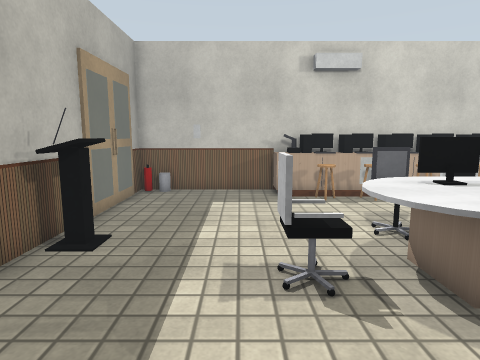
View 1 (above)

15 first-person views from a walk through a Gazebo world. The camera is 1.2 m above the floor, tilts 8° down and sees 75° across. The floor is counted in squares, 0.5 m on a side. Each view is taken from the middle of a square. On the plan, view 1 faces up. The plan holds only what a view shows up to about 19 squares ahead; the rest is blank. Some surface patterns are stand-ins.

View 2
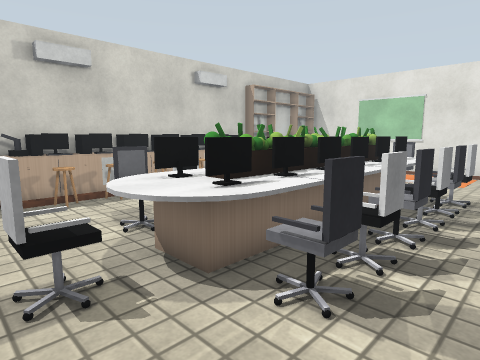

View 3
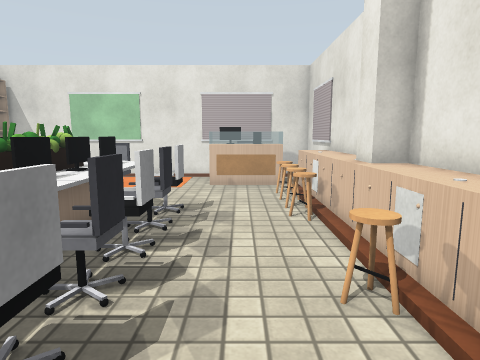

View 4
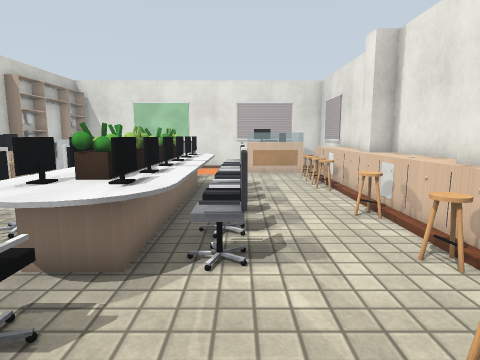

View 5
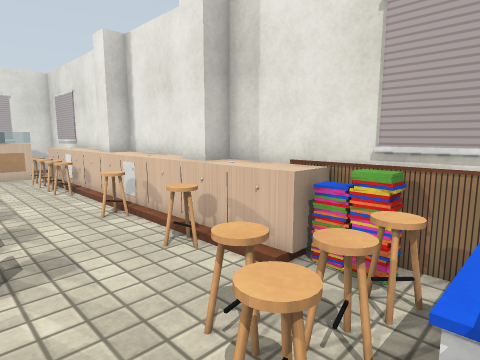

View 6
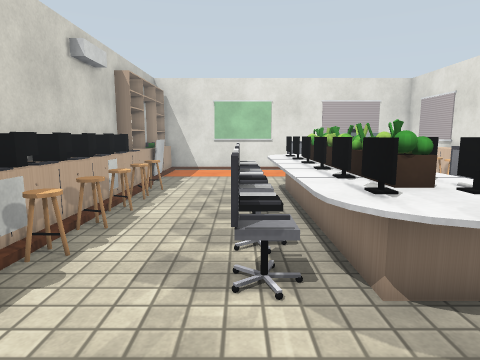

View 7
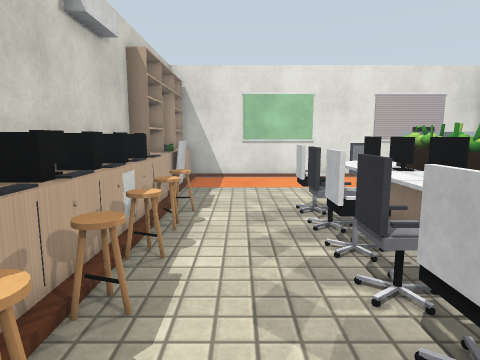

View 8
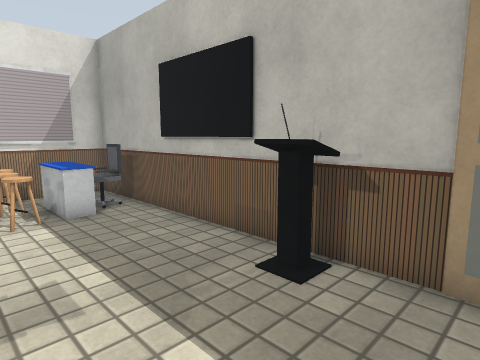

View 9
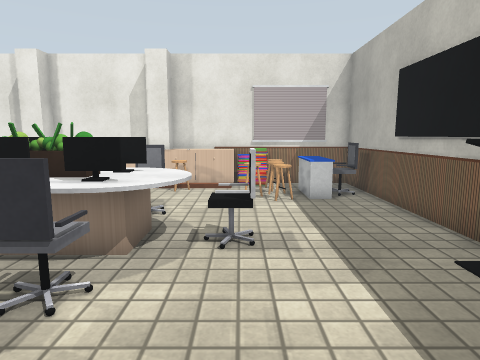

View 10
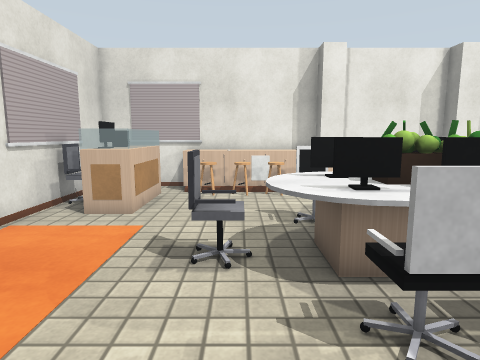

View 11
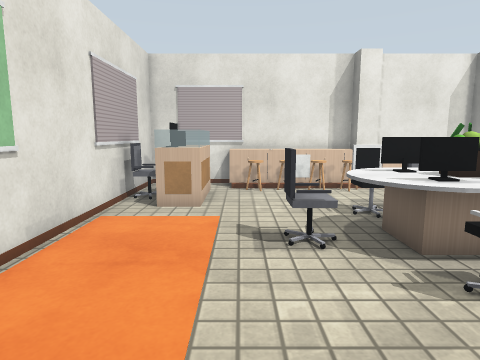

View 12
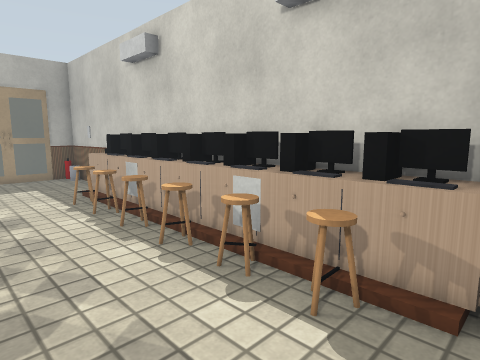

View 13
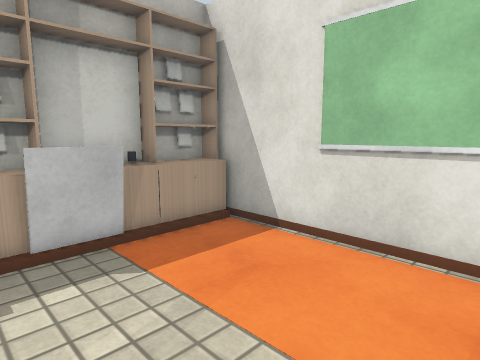

View 14
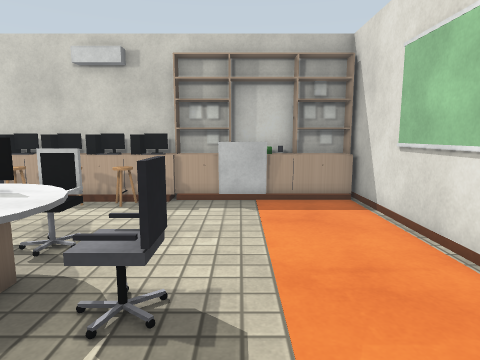

View 15
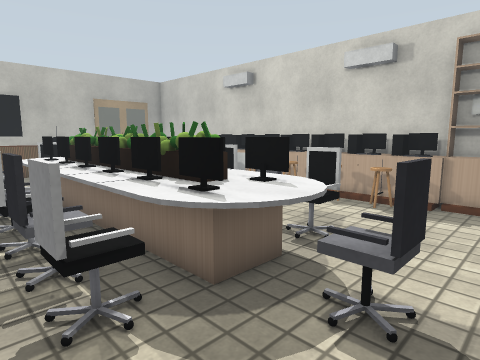

### Floor plan
Points are (right, up) in squares from view 1. A wall is a line through its corners. A room is listed if a view was taken in it or the views show most of it. See-through windows are left out.
Room 1 (views 1, 2, 3, 4, 5, 6, 7, 8, 9, 10, 11, 12, 13, 14, 15)
walls: (5.4, -4) (10.5, -4); (11.4, -4) (21.5, -4) (21.5, 14); (2.6, 14) (-2.5, 14); (-4.5, 14.1) (-4.5, -4) (4.5, -4)
objects: other object (-4, 6) to (-3, 7); fire extinguisher (-4, 14); desk (-3, -1); grey cylinder (-3, 14); desk (-2, -2) to (-2, 0); stool (-1, -3) to (0, -2); stool (-1, -1) to (0, -1); stool (-1, 0); counter (1, -3) to (17, -3); stool (1, 0); chair (1, 5) to (2, 5); counter (2, 13) to (14, 14); table (3, 4) to (14, 6); stool (3, 12); stool (4, -2); chair (4, 2) to (4, 3); chair (4, 7) to (4, 8); chair (5, 2) to (6, 3); chair (5, 7) to (6, 8); stool (5, 12); stool (7, -2); chair (7, 2) to (8, 3); chair (7, 7) to (8, 8); stool (7, 12); chair (9, 2) to (10, 3); chair (9, 7) to (10, 8); stool (9, 12); chair (11, 2) to (12, 3); chair (11, 7) to (12, 8); stool (11, 12); stool (12, -2); stool (13, -2) to (14, -2); chair (13, 2) to (13, 3); chair (13, 7) to (13, 8); stool (13, 12); stool (15, -2); chair (15, 5) to (16, 5); shelf (15, 13) to (21, 14); stool (16, -2); desk (19, -2) to (20, 1); chair (20, -1) to (21, 0)

Where each view was taken, in squares from view 1:
view 1: 0 up, 0 right, facing up
view 2: 0 up, 0 right, facing up-right
view 3: 0 up, 3 right, facing right
view 4: 2 up, 2 left, facing right
view 5: 2 up, 2 left, facing down-right
view 6: 8 up, 1 left, facing right
view 7: 10 up, 3 right, facing right
view 8: 10 up, 1 right, facing down-left
view 9: 12 up, 1 right, facing down
view 10: 11 up, 15 right, facing down
view 11: 12 up, 17 right, facing down
view 12: 8 up, 15 right, facing up-left
view 13: 6 up, 15 right, facing up-right
view 14: 1 up, 17 right, facing up
view 15: 1 up, 17 right, facing up-left
